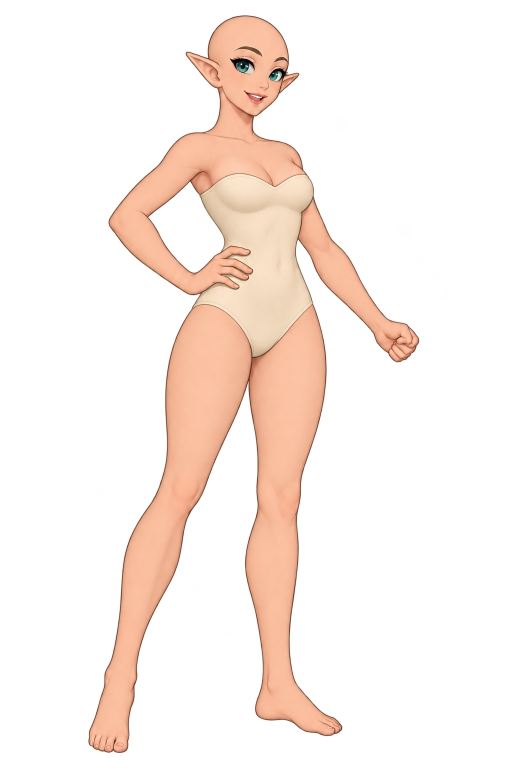
#> input picture scripts/art-source/fitting-control/base-v2.png, 1024 x 1536 px (shown at 1/2 size)
$ python build-fitting-control.py
#> lines starting #> are read from the running program, lines starting #| are printed output that depends on the picture
"""Build registered garment / hair layers on one immutable full-body portrait."""
from pathlib import Path
from PIL import Image, ImageDraw, ImageChops
import numpy as np
ROOT = Path(__file__).resolve().parents[1]
SRC = ROOT / 'scripts/art-source/fitting-control'
OUT = ROOT / 'src/assets/generated'
SIZE = (500, 750)

def polygon(points, size=SIZE):
    mask = Image.new('L', (size[0]*4, size[1]*4))
    ImageDraw.Draw(mask).polygon([(x*4,y*4) for x,y in points],fill=255)
    return mask.resize(size,Image.Resampling.LANCZOS)

def cut(im, points):
    result=im.copy()
    result.putalpha(ImageChops.multiply(im.getchannel('A'),polygon(points,im.size)))
    return result

def save(name, im):
    # All pieces share the same canvas, including the empty margin above the bun.
    frame=Image.new('RGBA',(500,800))
    frame.alpha_composite(im,(0,40))
    frame.save(OUT / ('fit-control-'+name+'.webp'),lossless=True)
    frame.save(ROOT / 'scripts/hosting-art' / ('fit-control-'+name+'.avif'),quality=75,speed=8)
    return frame

base=Image.open(SRC/'base-v2.png').convert('RGBA').resize(SIZE,Image.Resampling.LANCZOS)
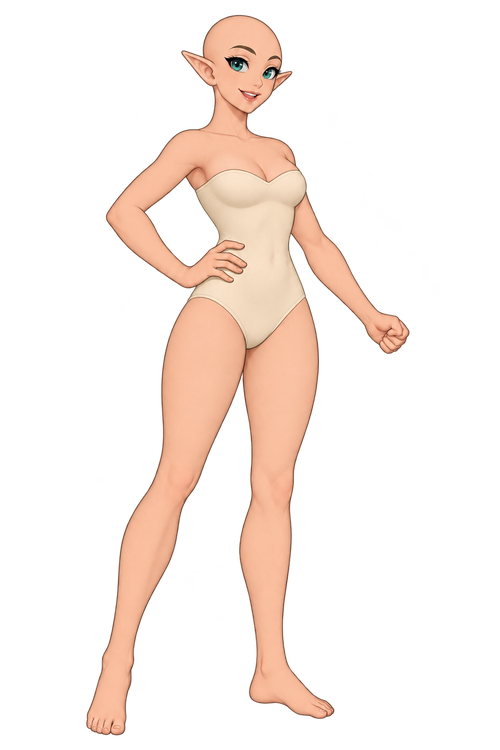
#> base: PIL image 500x750 RGBA; mean R, G, B, A 50.5, 38.8, 31.9, 52.1; transparent parts drawn white
grove=Image.open(SRC/'a.png').convert('RGBA')
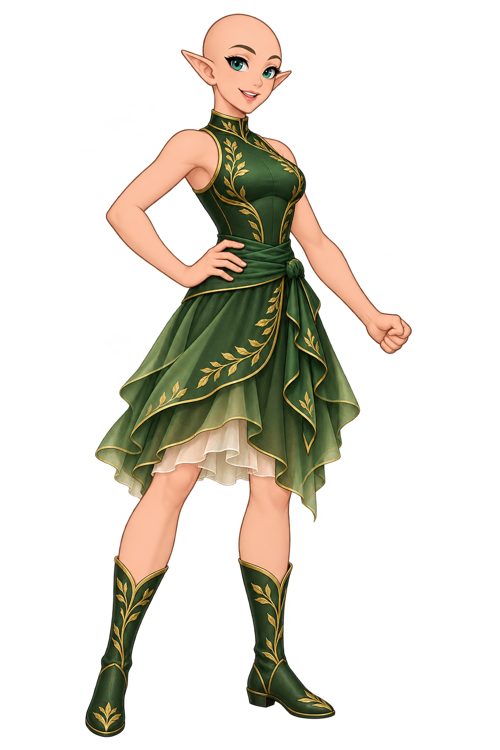
#> input picture scripts/art-source/fitting-control/a.png, 500 x 750 px
#> grove is the input picture: PIL image 500x750 RGBA; mean R, G, B, A 34.4, 30.2, 20.7, 63.1
#> (the run stopped early here; a loop or call above may not have finished)
